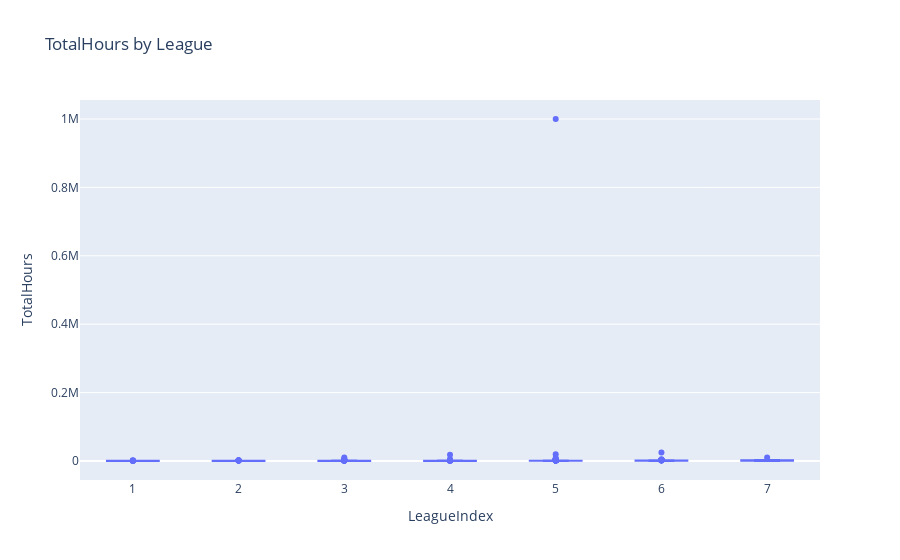

The cell this chart's notebook holds for it:
### Markdown cell above
As we can expect the more he plays the more he has chances to get a higher rank.

### Code cell
px.box(skillcraft,x='LeagueIndex',y='TotalHours',title="TotalHours by League")

### Figure 1 — Plotly figure (JSON) as saved in the notebook; plotly's stock layout.template omitted (floating-point values rounded to 4 significant figures; data arrays with more than 128 entries replaced by an {"elided": "..."} marker saying what was removed)
{"data": [{"alignmentgroup": "True", "hovertemplate": "LeagueIndex=%{x}<br>TotalHours=%{y}<extra></extra>", "legendgroup": "", "marker": {"color": "#636efa"}, "name": "", "notched": false, "offsetgroup": "", "orientation": "v", "showlegend": false, "type": "box", "x": {"elided": "3338 int values"}, "x0": " ", "xaxis": "x", "y": {"elided": "3338 int values"}, "y0": " ", "yaxis": "y"}], "layout": {"boxmode": "group", "legend": {"tracegroupgap": 0}, "title": {"text": "TotalHours by League"}, "xaxis": {"anchor": "y", "domain": [0, 1], "title": {"text": "LeagueIndex"}}, "yaxis": {"anchor": "x", "domain": [0, 1], "title": {"text": "TotalHours"}}}}
